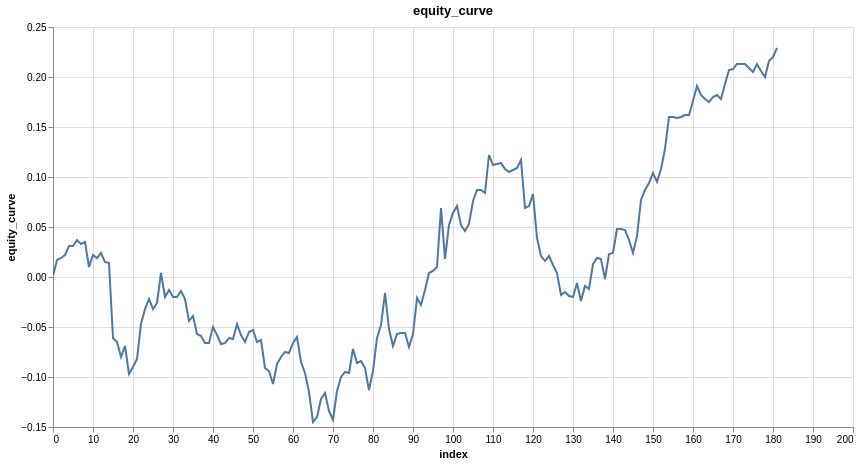

The notebook cell saved with this chart:
### Code cell
features = [
    "close_log_return_lag_1",
    "close_log_return_lag_2",
    "close_log_return_lag_3",
]
model = LinearModel(len(features))
model_trades = research.learn_model_trades(
    ts.drop_nulls(), features, target, model, loss=nn.L1Loss()
)
model_trades = research.add_tx_fees_log(model_trades, maker_fee, taker_fee)
research.plot_line(model_trades, "equity_curve")

### Figure 1 — Vega specification as saved in the notebook (floating-point values rounded to 4 significant figures; data arrays with more than 128 entries replaced by an {"elided": "..."} marker saying what was removed)
{"$schema": "https://vega.github.io/schema/vega/v6.json", "data": [{"name": "param_1e9efca18e7a2868_store"}, {"name": "source_0", "values": {"elided": "182 records"}}, {"name": "source_0_x_domain_index", "values": [{"min": 0, "max": 181}]}, {"name": "source_0_y_domain_equity_curve", "values": [{"min": -0.145, "max": 0.229}]}], "signals": [{"name": "unit", "value": {}, "on": [{"events": "pointermove", "update": "isTuple(group()) ? group() : unit"}]}, {"name": "param_1e9efca18e7a2868", "update": "vlSelectionResolve(\"param_1e9efca18e7a2868_store\", \"union\")"}, {"name": "param_1e9efca18e7a2868_index", "on": [{"events": [{"source": "view", "type": "dblclick"}], "update": "null"}, {"events": {"signal": "param_1e9efca18e7a2868_translate_delta"}, "update": "panLinear(param_1e9efca18e7a2868_translate_anchor.extent_x, -param_1e9efca18e7a2868_translate_delta.x / width)"}, {"events": {"signal": "param_1e9efca18e7a2868_zoom_delta"}, "update": "zoomLinear(domain(\"x\"), param_1e9efca18e7a2868_zoom_anchor.x, param_1e9efca18e7a2868_zoom_delta)"}]}, {"name": "param_1e9efca18e7a2868_equity_curve", "on": [{"events": [{"source": "view", "type": "dblclick"}], "update": "null"}, {"events": {"signal": "param_1e9efca18e7a2868_translate_delta"}, "update": "panLinear(param_1e9efca18e7a2868_translate_anchor.extent_y, param_1e9efca18e7a2868_translate_delta.y / height)"}, {"events": {"signal": "param_1e9efca18e7a2868_zoom_delta"}, "update": "zoomLinear(domain(\"y\"), param_1e9efca18e7a2868_zoom_anchor.y, param_1e9efca18e7a2868_zoom_delta)"}]}, {"name": "param_1e9efca18e7a2868_tuple", "on": [{"events": [{"signal": "param_1e9efca18e7a2868_index || param_1e9efca18e7a2868_equity_curve"}], "update": "param_1e9efca18e7a2868_index && param_1e9efca18e7a2868_equity_curve ? {unit: \"\", fields: param_1e9efca18e7a2868_tuple_fields, values: [param_1e9efca18e7a2868_index,param_1e9efca18e7a2868_equity_curve]} : null"}]}, {"name": "param_1e9efca18e7a2868_tuple_fields", "value": [{"field": "index", "channel": "x", "type": "R"}, {"field": "equity_curve", "channel": "y", "type": "R"}]}, {"name": "param_1e9efca18e7a2868_translate_anchor", "value": {}, "on": [{"events": [{"source": "scope", "type": "pointerdown"}], "update": "{x: x(unit), y: y(unit), extent_x: domain(\"x\"), extent_y: domain(\"y\")}"}]}, {"name": "param_1e9efca18e7a2868_translate_delta", "value": {}, "on": [{"events": [{"source": "window", "between": [{"source": "scope", "type": "pointerdown"}, {"source": "window", "type": "pointerup"}], "consume": true, "type": "pointermove"}], "update": "{x: param_1e9efca18e7a2868_translate_anchor.x - x(unit), y: param_1e9efca18e7a2868_translate_anchor.y - y(unit)}"}]}, {"name": "param_1e9efca18e7a2868_zoom_anchor", "on": [{"events": [{"source": "scope", "type": "wheel", "consume": true}], "update": "{x: invert(\"x\", x(unit)), y: invert(\"y\", y(unit))}"}]}, {"name": "param_1e9efca18e7a2868_zoom_delta", "on": [{"events": [{"source": "scope", "consume": true, "type": "wheel"}], "update": "pow(1.001, event.deltaY * pow(16, event.deltaMode))", "force": true}]}, {"name": "param_1e9efca18e7a2868_modify", "on": [{"events": {"signal": "param_1e9efca18e7a2868_tuple"}, "update": "modify(\"param_1e9efca18e7a2868_store\", param_1e9efca18e7a2868_tuple, true)"}]}], "marks": [{"type": "line", "name": "marks", "from": {"data": "source_0"}, "sort": {"field": "x"}, "encode": {"update": {"y": {"field": "equity_curve", "scale": "y"}, "stroke": {"value": "#4c78a8"}, "tooltip": {"signal": "{\"index\": format(datum[\"index\"], \"\"), \"equity_curve\": format(datum[\"equity_curve\"], \"\")}"}, "defined": {"signal": "isValid(datum[\"index\"]) && isFinite(+datum[\"index\"]) && isValid(datum[\"equity_curve\"]) && isFinite(+datum[\"equity_curve\"])"}, "x": {"field": "index", "scale": "x"}}}, "interactive": true, "clip": true, "style": ["line"]}], "scales": [{"name": "x", "type": "linear", "domain": [{"signal": "(data(\"source_0_x_domain_index\")[0] || {}).min"}, {"signal": "(data(\"source_0_x_domain_index\")[0] || {}).max"}], "range": [0, {"signal": "width"}], "domainRaw": {"signal": "param_1e9efca18e7a2868[\"index\"]"}, "zero": false, "nice": true}, {"name": "y", "type": "linear", "domain": [{"signal": "(data(\"source_0_y_domain_equity_curve\")[0] || {}).min"}, {"signal": "(data(\"source_0_y_domain_equity_curve\")[0] || {}).max"}], "range": [{"signal": "height"}, 0], "zero": true, "domainRaw": {"signal": "param_1e9efca18e7a2868[\"equity_curve\"]"}, "nice": true}], "axes": [{"scale": "x", "orient": "bottom", "ticks": false, "minExtent": 0, "gridScale": "y", "maxExtent": 0, "domain": false, "labels": false, "tickCount": {"signal": "ceil(width/40)"}, "grid": true, "zindex": 0, "aria": false}, {"scale": "y", "zindex": 0, "ticks": false, "domain": false, "aria": false, "maxExtent": 0, "orient": "left", "grid": true, "gridScale": "x", "tickCount": {"signal": "ceil(height/40)"}, "labels": false, "minExtent": 0}, {"scale": "x", "grid": false, "zindex": 0, "labelFlush": true, "orient": "bottom", "title": "index", "labelOverlap": true, "tickCount": {"signal": "ceil(width/40)"}}, {"scale": "y", "grid": false, "zindex": 0, "labelOverlap": true, "orient": "left", "tickCount": {"signal": "ceil(height/40)"}, "title": "equity_curve"}], "title": {"text": "equity_curve", "frame": "group"}, "background": "white", "height": 400, "padding": 5, "style": "cell", "width": 800}
